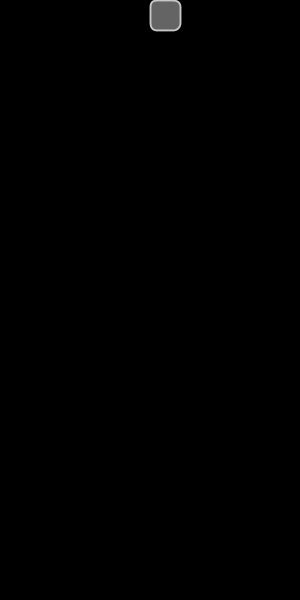
Frame 1 (no input)
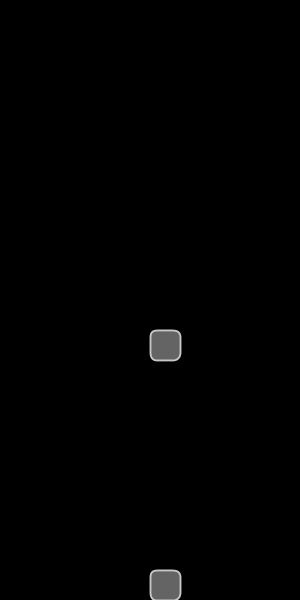
Frame 60 (the mouse pressed at the canvas centre just before this capture)
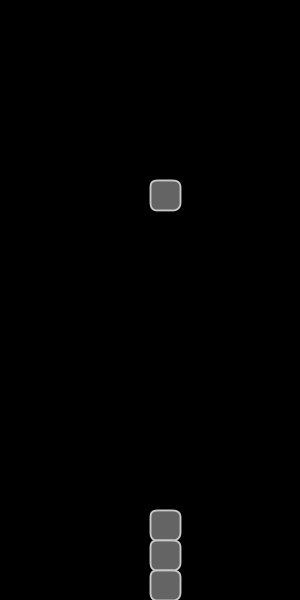
Frame 120 (the mouse held since frame 60 and released just before this capture)

The Processing sketch that drew these frames (run headless with seeded random() and noise(); from frame 60 on, the mouse is pressed at the canvas centre):

// Processing sketch: tetris
// ── tetris.pde
float scl = 30;
int wBorder, hBorder;

block[][] grid;
block cBlock;

void setup(){
  cBlock = new block(5,0);
  size(300,600);
  frameRate(30);
  wBorder = round(width/scl)-1;
  hBorder = round(height/scl)-1;
  grid = new block[hBorder+2][wBorder+1];
}

void draw(){
  background(0);
  if(frameCount%2 == 0 && cBlock.indexY < hBorder && grid[cBlock.indexY+1][cBlock.indexX] == null){
    cBlock.moveDown();
  }else if(cBlock.indexY >= hBorder || grid[cBlock.indexY+1][cBlock.indexX] != null){
    grid[cBlock.indexY][cBlock.indexX] = cBlock;
    cBlock = new block(5,0);
  }
  cBlock.render();
  for(int i = 0;i < grid.length;i++){
    for(int j = 0;j < grid[i].length;j++){
      if(grid[i][j] != null){
        grid[i][j].render();
      }
    }
  }
}

void keyPressed(){
  if(keyCode == LEFT && grid[cBlock.indexY][cBlock.indexX-1] == null){
    cBlock.moveLeft();
  }
  if(keyCode == RIGHT && grid[cBlock.indexY][cBlock.indexX+1] == null){
    cBlock.moveRight();
  }
}
// ── block.pde
class block{
  
  int indexX, indexY;
  
  block(int indexX, int indexY){
    this.indexX = indexX;
    this.indexY = indexY;
  }
  
  void render(){
    fill(100);
    stroke(200);
    strokeWeight(scl/16);
    rect(indexX*scl,indexY*scl,scl,scl,scl/4);
  }
  
  void moveDown(){
    indexY++;
  }
  
  void moveLeft(){
    indexX--;
  }
  
  void moveRight(){
    indexX++;
  }
  
}
// ── tetrominoes.pde
class piece{
  
  piece(){
    
  }
  
}
